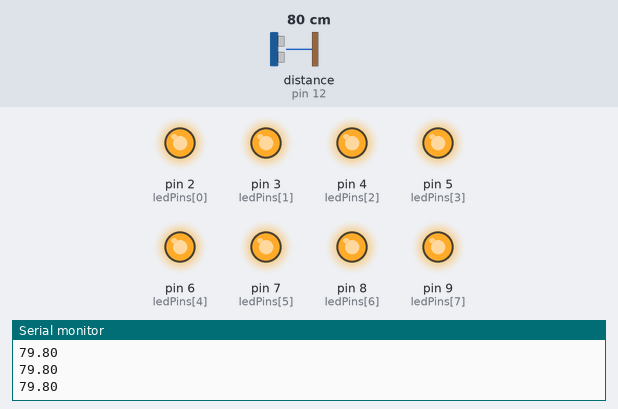
Bench run of a sketch on a simulated Arduino Uno, built with avr-gcc and run on an emulated ATmega328P. Parts: output pins drawn as LEDs (lit = HIGH), the last lines printed to the serial monitor. Wiring (inferred from the names in the program): ultrasonic range finder: trigger pin 13; echo pin 12. Inputs (shaded band) come from the test bench; at power-on: distance to the obstacle (sensor on pin 12) 80 cm. The echo pulse lasts 58.3 µs per cm; pins used as bus, display or sensor lines are not drawn.

Above: at 1.2 s.
1.3 s: distance to the obstacle (sensor on pin 12) set to 2 cm
At 2.1 s:
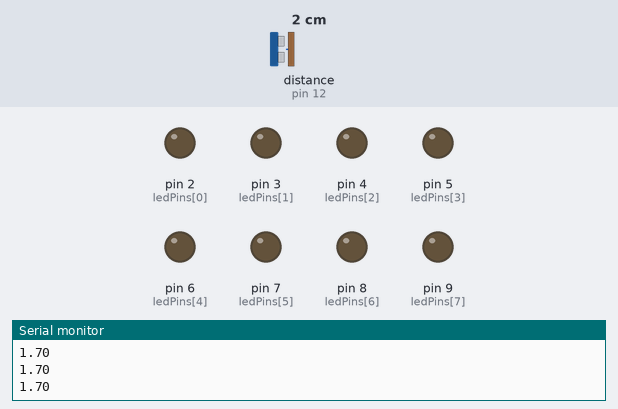
2.8 s: distance to the obstacle (sensor on pin 12) set to 4 cm
At 3.2 s:
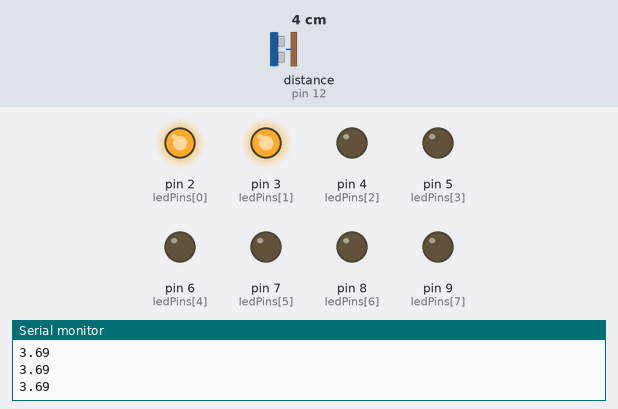
4.3 s: distance to the obstacle (sensor on pin 12) set to 9 cm
At 5.5 s:
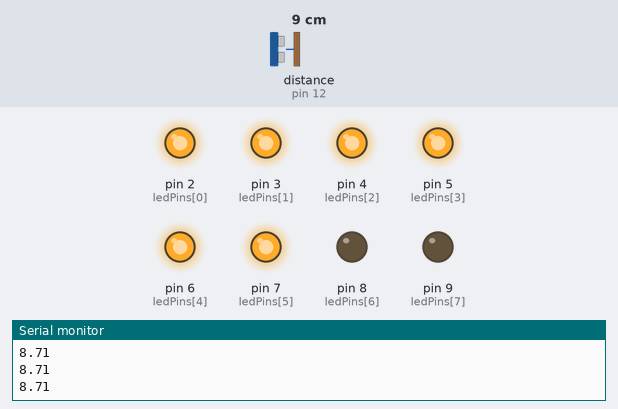
5.8 s: distance to the obstacle (sensor on pin 12) set to 18 cm
At 7.1 s:
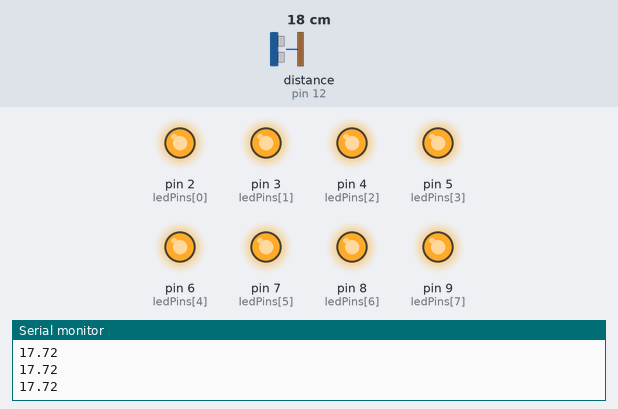
Timing chart, 0 to 8.3 s (numbered marks = the images above; inputs shaded):
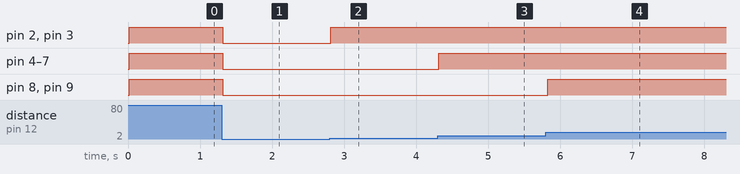

Measured:
- after the input at 1.3 s, pin 2 (ledPins[0]), pin 3 (ledPins[1]), pin 4 (ledPins[2]), pin 5 (ledPins[3]), pin 6 (ledPins[4]), pin 7 (ledPins[5]), pin 8 (ledPins[6]), pin 9 (ledPins[7]): HIGH → LOW at once
- after the input at 2.8 s, pin 2 (ledPins[0]), pin 3 (ledPins[1]): LOW → HIGH at once
- after the input at 4.3 s, pin 4 (ledPins[2]), pin 5 (ledPins[3]), pin 6 (ledPins[4]), pin 7 (ledPins[5]): LOW → HIGH at once
- after the input at 5.8 s, pin 8 (ledPins[6]), pin 9 (ledPins[7]): LOW → HIGH at once

The sketch:

Prox_Light_Metre.ino.ino
```cpp
int trigPin = 13;
int echoPin = 12;
float flightTime_microsec, flightTime_sec;
float dist_cm;
float soundspeed_cmps;
float soundspeed_mps = 343.5;

const int analogPin = A1;
int ledPins[]={2,3,4,5,6,7,8,9};
int totPinNo = sizeof(ledPins)/sizeof(int);

void setup(){
  Serial.begin(9600);
  pinMode(echoPin, INPUT);
  pinMode(trigPin, OUTPUT);
  for(int thisLed = 0; thisLed < totPinNo; thisLed++){
    pinMode(ledPins[thisLed], OUTPUT);
  }
}


void loop(){
  //int sensorReading = analogRead(analogPin);

  digitalWrite(trigPin, HIGH);
  delayMicroseconds(10);
  digitalWrite(trigPin, LOW);

  flightTime_microsec = pulseIn(echoPin, HIGH);
  flightTime_sec = flightTime_microsec*pow(10,-6);

  soundspeed_cmps = soundspeed_mps*100;
  dist_cm = soundspeed_cmps*(flightTime_sec/2);

  int ledLevel = map(dist_cm, 0, 10, 0, totPinNo);

  Serial.println(dist_cm);
  delay(10);

  for(int thisLed = 0; thisLed < totPinNo; thisLed++){
    if (thisLed < ledLevel){
      digitalWrite(ledPins[thisLed], HIGH);
    }

    else{
      digitalWrite(ledPins[thisLed], LOW);
    }
  }
}
```
